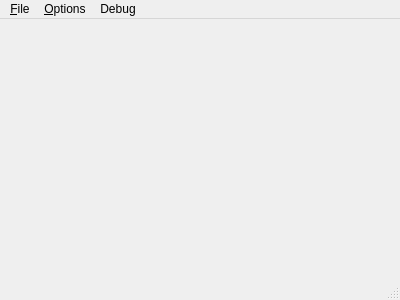
<?xml version="1.0" encoding="UTF-8"?>
<ui version="4.0">
 <class>MainWindow</class>
 <widget class="QMainWindow" name="MainWindow">
  <property name="geometry">
   <rect>
    <x>0</x>
    <y>0</y>
    <width>400</width>
    <height>300</height>
   </rect>
  </property>
  <property name="windowTitle">
   <string>MainWindow</string>
  </property>
  <widget class="QWidget" name="centralWidget"/>
  <widget class="QMenuBar" name="menuBar">
   <property name="geometry">
    <rect>
     <x>0</x>
     <y>0</y>
     <width>400</width>
     <height>21</height>
    </rect>
   </property>
   <widget class="QMenu" name="menu_File">
    <property name="title">
     <string>&amp;File</string>
    </property>
    <addaction name="actionOpen"/>
    <addaction name="separator"/>
    <addaction name="actionExit"/>
   </widget>
   <widget class="QMenu" name="menu_Options">
    <property name="title">
     <string>&amp;Options</string>
    </property>
    <widget class="QMenu" name="menuConsole">
     <property name="title">
      <string>Console</string>
     </property>
     <addaction name="actionAutomatic"/>
     <addaction name="actionGameBoy"/>
     <addaction name="actionGameBoy_Color"/>
    </widget>
    <addaction name="menuConsole"/>
   </widget>
   <widget class="QMenu" name="menuDebug">
    <property name="title">
     <string>Debug</string>
    </property>
    <addaction name="actionDebug_Info"/>
   </widget>
   <addaction name="menu_File"/>
   <addaction name="menu_Options"/>
   <addaction name="menuDebug"/>
  </widget>
  <widget class="QStatusBar" name="statusBar"/>
  <action name="actionOpen">
   <property name="text">
    <string>&amp;Open...</string>
   </property>
  </action>
  <action name="actionExit">
   <property name="text">
    <string>Exit</string>
   </property>
  </action>
  <action name="actionAutomatic">
   <property name="checkable">
    <bool>true</bool>
   </property>
   <property name="text">
    <string>Automatic</string>
   </property>
  </action>
  <action name="actionGameBoy">
   <property name="checkable">
    <bool>true</bool>
   </property>
   <property name="text">
    <string>GameBoy</string>
   </property>
  </action>
  <action name="actionGameBoy_Color">
   <property name="checkable">
    <bool>true</bool>
   </property>
   <property name="text">
    <string>GameBoy Color</string>
   </property>
  </action>
  <action name="actionDebug_Info">
   <property name="text">
    <string>Debug Info.</string>
   </property>
  </action>
 </widget>
 <layoutdefault spacing="6" margin="11"/>
 <resources/>
 <connections>
  <connection>
   <sender>actionOpen</sender>
   <signal>triggered()</signal>
   <receiver>MainWindow</receiver>
   <slot>action_open()</slot>
   <hints>
    <hint type="sourcelabel">
     <x>-1</x>
     <y>-1</y>
    </hint>
    <hint type="destinationlabel">
     <x>199</x>
     <y>149</y>
    </hint>
   </hints>
  </connection>
  <connection>
   <sender>actionExit</sender>
   <signal>triggered()</signal>
   <receiver>MainWindow</receiver>
   <slot>close()</slot>
   <hints>
    <hint type="sourcelabel">
     <x>-1</x>
     <y>-1</y>
    </hint>
    <hint type="destinationlabel">
     <x>199</x>
     <y>149</y>
    </hint>
   </hints>
  </connection>
  <connection>
   <sender>actionDebug_Info</sender>
   <signal>triggered()</signal>
   <receiver>MainWindow</receiver>
   <slot>on_actionDebug_Info_triggered()</slot>
   <hints>
    <hint type="sourcelabel">
     <x>-1</x>
     <y>-1</y>
    </hint>
    <hint type="destinationlabel">
     <x>199</x>
     <y>149</y>
    </hint>
   </hints>
  </connection>
 </connections>
 <slots>
  <slot>action_open()</slot>
  <slot>on_actionDebug_Info_triggered()</slot>
 </slots>
</ui>
